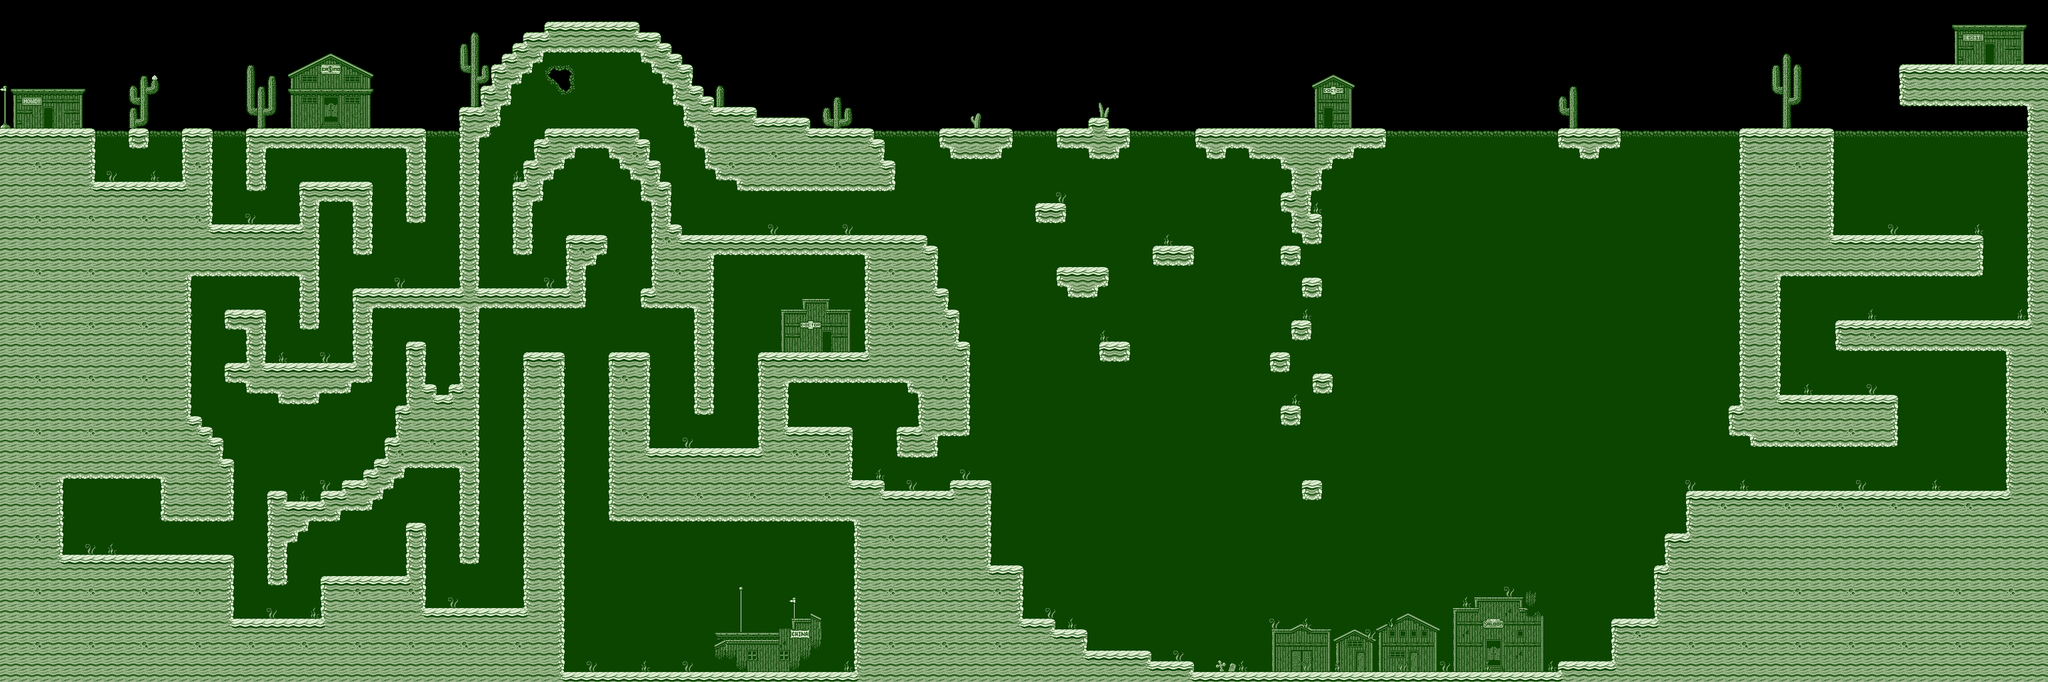

Below is a game level as drawn by its tile map, then a one-line description and the .tmx that defines it (tile-layer data replaced by summaries):
An orthogonal 192x64 tile map with 16x16 px tiles, 4 tile layers (Wall, Background, Ground, Foreground) and 229 objects (101x Water, 26x water, 20x Pirahna, 17x Crawdad, 10x Coin_Bag, ...).

<map version="1.0" orientation="orthogonal" renderorder="right-down" width="192" height="64" tilewidth="16" tileheight="16" nextobjectid="288">
 <tileset firstgid="1" name="environment" tilewidth="16" tileheight="16" tilecount="1024" columns="32">
  <image source="../../Resources/Tilesets/environment.png" width="512" height="512" />
  <tile id="512">
   <properties>
    <property name="PDKCustomCollider" value="Box_Collider" />
   </properties>
  </tile>
  <tile id="513">
   <properties>
    <property name="PDKCustomCollider" value="Box_Collider" />
   </properties>
  </tile>
  <tile id="516">
   <properties>
    <property name="PDKCustomCollider" value="Box_Collider" />
   </properties>
  </tile>
  <tile id="544">
   <properties>
    <property name="PDKCustomCollider" value="Box_Collider" />
   </properties>
  </tile>
  <tile id="548">
   <properties>
    <property name="PDKCustomCollider" value="Box_Collider" />
   </properties>
  </tile>
  <tile id="640">
   <properties>
    <property name="PDKCustomCollider" value="Box_Collider" />
   </properties>
  </tile>
  <tile id="644">
   <properties>
    <property name="PDKCustomCollider" value="Box_Collider" />
   </properties>
  </tile>
  <tile id="656">
   <properties>
    <property name="PDKCustomCollider" value="OneWayBox_Collider" />
   </properties>
  </tile>
  <tile id="675">
   <properties>
    <property name="PDKCustomCollider" value="OneWayTriangle1_Collider" />
   </properties>
  </tile>
  <tile id="676">
   <properties>
    <property name="PDKCustomCollider" value="OneWayTriangle2_Collider" />
   </properties>
  </tile>
  <tile id="677">
   <properties>
    <property name="PDKCustomCollider" value="OneWayTriangle3_Collider" />
   </properties>
  </tile>
  <tile id="678">
   <properties>
    <property name="PDKCustomCollider" value="OneWayTriangle4_Collider" />
   </properties>
  </tile>
  <tile id="713">
   <properties>
    <property name="PDKCustomCollider" value="OneWayHalfBox_Collider" />
   </properties>
  </tile>
  <tile id="714">
   <properties>
    <property name="PDKCustomCollider" value="OneWayHalfBox_Collider" />
   </properties>
  </tile>
  <tile id="715">
   <properties>
    <property name="PDKCustomCollider" value="OneWayHalfBox_Collider" />
   </properties>
  </tile>
  <tile id="745">
   <properties>
    <property name="PDKCustomCollider" value="OneWayTopHalfBox_Collider" />
   </properties>
  </tile>
  <tile id="746">
   <properties>
    <property name="PDKCustomCollider" value="OneWayTopHalfBox_Collider" />
   </properties>
  </tile>
  <tile id="747">
   <properties>
    <property name="PDKCustomCollider" value="OneWayTopHalfBox_Collider" />
   </properties>
  </tile>
  <tile id="837">
   <properties>
    <property name="PDKCustomCollider" value="Box_Collider" />
   </properties>
  </tile>
  <tile id="838">
   <properties>
    <property name="PDKCustomCollider" value="Box_Collider" />
   </properties>
  </tile>
  <tile id="840">
   <properties>
    <property name="PDKCustomCollider" value="Box_Collider" />
   </properties>
  </tile>
  <tile id="864">
   <properties>
    <property name="PDKCustomCollider" value="Box_Collider" />
   </properties>
  </tile>
  <tile id="865">
   <properties>
    <property name="PDKCustomCollider" value="Box_Collider" />
   </properties>
  </tile>
  <tile id="868">
   <properties>
    <property name="PDKCustomCollider" value="Box_Collider" />
   </properties>
  </tile>
  <tile id="872">
   <properties>
    <property name="PDKCustomCollider" value="Box_Collider" />
   </properties>
  </tile>
  <tile id="896">
   <properties>
    <property name="PDKCustomCollider" value="Box_Collider" />
   </properties>
  </tile>
  <tile id="900">
   <properties>
    <property name="PDKCustomCollider" value="Box_Collider" />
   </properties>
  </tile>
  <tile id="901">
   <properties>
    <property name="PDKCustomCollider" value="Box_Collider" />
   </properties>
  </tile>
  <tile id="928">
   <properties>
    <property name="PDKCustomCollider" value="Box_Collider" />
   </properties>
  </tile>
  <tile id="932">
   <properties>
    <property name="PDKCustomCollider" value="Box_Collider" />
   </properties>
  </tile>
  <tile id="933">
   <properties>
    <property name="PDKCustomCollider" value="Box_Collider" />
   </properties>
  </tile>
  <tile id="935">
   <properties>
    <property name="PDKCustomCollider" value="Box_Collider" />
   </properties>
  </tile>
  <tile id="936">
   <properties>
    <property name="PDKCustomCollider" value="Box_Collider" />
   </properties>
  </tile>
  <tile id="960">
   <properties>
    <property name="PDKCustomCollider" value="Box_Collider" />
   </properties>
  </tile>
  <tile id="964">
   <properties>
    <property name="PDKCustomCollider" value="Box_Collider" />
   </properties>
  </tile>
  <tile id="992">
   <properties>
    <property name="PDKCustomCollider" value="Box_Collider" />
   </properties>
  </tile>
  <tile id="996">
   <properties>
    <property name="PDKCustomCollider" value="Box_Collider" />
   </properties>
  </tile>
 </tileset>
 <layer name="Wall" width="192" height="64">
  <data>[12288 cells, 10149 non-empty, 25 distinct tile ids]</data>
 </layer>
 <layer name="Background" width="192" height="64">
  <data>[12288 cells, 300 non-empty, 54 distinct tile ids]</data>
 </layer>
 <layer name="Ground" width="192" height="64">
  <properties>
   <property name="PDKIsCollidable" value="true" />
  </properties>
  <data>[12288 cells, 4487 non-empty, 60 distinct tile ids]</data>
 </layer>
 <layer name="Foreground" width="192" height="64">
  <data>[12288 cells, 14 non-empty, 11 distinct tile ids]</data>
 </layer>
 <objectgroup name="Object">
  <object id="5" type="Crawdad" gid="296" x="1568" y="304" width="16" height="16" />
  <object id="6" type="Crawdad" gid="2147483944" x="1600" y="400" width="16" height="16" />
  <object id="8" type="Pirahna" gid="2147484076" x="1744" y="320" width="16" height="16" />
  <object id="9" type="Pirahna" gid="2147484076" x="1616" y="288" width="16" height="16" />
  <object id="10" type="Pirahna" gid="2147484076" x="1312" y="320" width="16" height="16" />
  <object id="12" type="Pirahna" gid="2147484076" x="240" y="256" width="16" height="16" />
  <object id="13" type="Player" gid="164" x="64" y="192" width="16" height="16" />
  <object id="16" type="Water" gid="105" x="144" y="208" width="16" height="16" />
  <object id="17" type="Water" gid="105" x="160" y="208" width="16" height="16" />
  <object id="18" type="Water" gid="105" x="176" y="208" width="16" height="16" />
  <object id="19" type="Water" gid="105" x="224" y="208" width="16" height="16" />
  <object id="20" type="Water" gid="105" x="240" y="208" width="16" height="16" />
  <object id="21" type="Water" gid="105" x="256" y="208" width="16" height="16" />
  <object id="22" type="Water" gid="105" x="320" y="208" width="16" height="16" />
  <object id="23" type="Water" gid="105" x="336" y="208" width="16" height="16" />
  </objectgroup>
</map>
<!-- 214 of 229 objects omitted -->